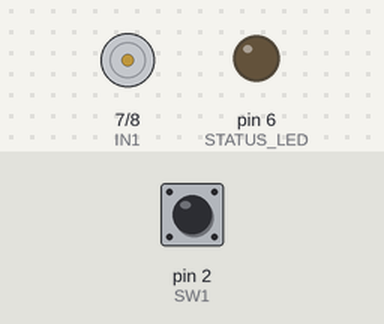
A program run on a simulated Arduino Uno, built with avr-gcc and run on an emulated ATmega328P. Shown: motor-driver pin pairs drawn as motors (green arrow = first pin HIGH = forward, orange = second pin HIGH = backward, longer = more drive, scaled by the enable pin), output pins drawn as LEDs (lit = HIGH). The test bench sets the inputs (shaded band); at power-on: pin 2 (SW1) HIGH.

Above: at 1.2 s.
1.3 s: pin 2 (SW1) pulled LOW for 0.15 s
At 3.2 s:
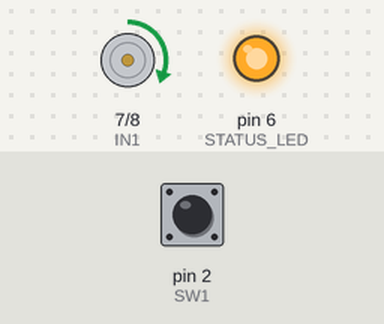
4.4 s: pin 2 (SW1) pulled LOW for 1 s
At 6.5 s:
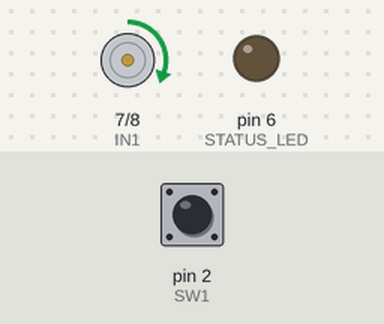
8.4 s: pin 2 (SW1) pulled LOW for 0.15 s
At 9.5 s:
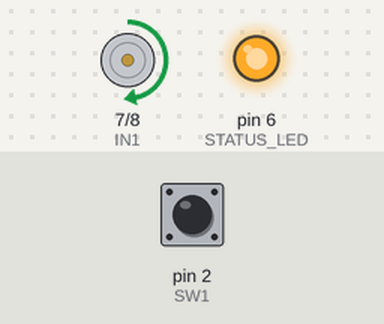
11.5 s: pin 2 (SW1) pulled LOW for 3.2 s
At 15.9 s:
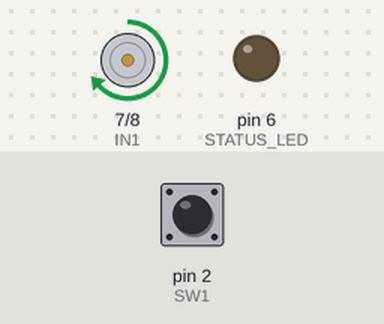
16.2 s: pin 2 (SW1) pulled LOW for 0.15 s
At 16.6 s:
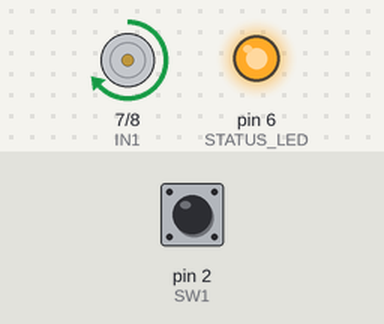
19.3 s: pin 2 (SW1) pulled LOW for 1 s
At 21.4 s:
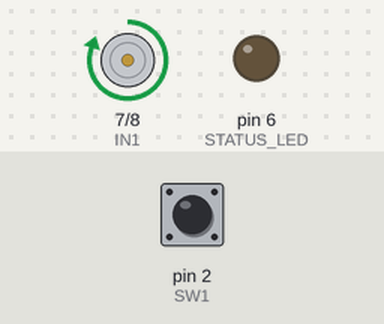
Timing chart, 0 to 28.0 s (numbered marks = the images above; inputs shaded):
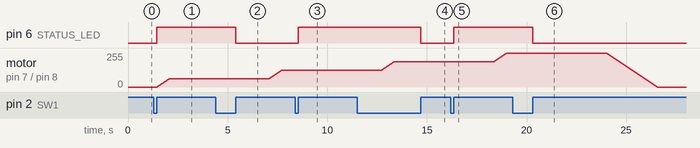

Measured:
- after the input at 1.3 s, pin 6 (STATUS_LED): LOW → HIGH after 0.15 s; motor on pin 7 (IN1) / pin 8 (IN2): moves from stopped to forward 62/255 over 0.61 s, starting after 0.16 s
- after the input at 4.4 s, pin 6 (STATUS_LED): HIGH → LOW after 1.0 s
- after the input at 8.4 s, pin 6 (STATUS_LED): LOW → HIGH after 0.15 s
- after the input at 11.5 s, pin 6 (STATUS_LED): HIGH → LOW after 3.2 s
- after the input at 16.2 s, pin 6 (STATUS_LED): LOW → HIGH after 0.15 s
- after the input at 19.3 s, pin 6 (STATUS_LED): HIGH → LOW after 1.0 s

The program:

main.cpp
```cpp
/* Include directives */
#include <Arduino.h>
#include <Wire.h>

/* Macro defenitions */
#define ENA 9
#define IN1 7
#define IN2 8
#define SW1 2
#define STATUS_LED 6

/* Enumerations */
enum MOTOR_STATE
{
    MOTOR_STATE_OFF = 0,
    MOTOR_STATE_FORWARD = 1,
    MOTOR_STATE_REVERSE = 2
};

/* Function declarations */
void motor_run(uint8_t speed);
void motor_accelerate(uint8_t target_speed);
void motor_decelerate(uint8_t target_speed);
void motor_switch_state(enum MOTOR_STATE target_state);
void ISR_SW1(void);

/* Declaration of variables with global scope. */
static uint8_t current_speed;
static enum MOTOR_STATE current_state;
static bool motor_enable, STATUS_LED_enable;

/****************************************************************************************************
 * setup:
 ****************************************************************************************************/
void setup()
{
    pinMode(ENA, OUTPUT);
    pinMode(IN1, OUTPUT);
    pinMode(IN2, OUTPUT);
    pinMode(SW1, INPUT_PULLUP);
    attachInterrupt(digitalPinToInterrupt(SW1), ISR_SW1, RISING);
    pinMode(STATUS_LED, OUTPUT);

    current_speed = 0;
    current_state = MOTOR_STATE_OFF;
    motor_enable = false;
    STATUS_LED_enable = false;

    Serial.begin(9600);
    while (!Serial);
}

/****************************************************************************************************
 * loop:
 ****************************************************************************************************/
void loop()
{
    while (motor_enable)
    {
        motor_switch_state(MOTOR_STATE_FORWARD);
        motor_run(25);
        delay(5000);

        motor_run(50);
        delay(5000);

        motor_run(75);
        delay(5000);

        motor_run(100);
        delay(5000);

        motor_run(0);
        motor_switch_state(MOTOR_STATE_OFF);
        delay(5000);
    }
}

/* Function definitions */

/****************************************************************************************************
 * motor_run:
 ****************************************************************************************************/
void motor_run(uint8_t speed)
{
    if (speed > 100 || speed < 0 || speed == current_speed) return;

    if (speed > current_speed)
    {
        motor_accelerate(speed);
    }
    else
    {
        motor_decelerate(speed);
    }

    return;
}
/****************************************************************************************************
 * motor_accelerate:
 ****************************************************************************************************/
void motor_accelerate(uint8_t target_speed)
{
    uint8_t current_pwm_value = (uint8_t)map(current_speed, 0, 100, 0, 255);
    uint8_t target_pwm_value = (uint8_t)map(target_speed, 0, 100, 0, 255);

    for (uint8_t i = current_pwm_value; i < target_pwm_value; i++)
    {
        analogWrite(ENA, i);
        delay(10);
    }

    current_speed = target_speed;
    return;
}

/****************************************************************************************************
 * motor_decelerate:
 ****************************************************************************************************/
void motor_decelerate(uint8_t target_speed)
{
    uint8_t current_pwm_value = (uint8_t)map(current_speed, 0, 100, 0, 255);
    uint8_t target_pwm_value = (uint8_t)map(target_speed, 0, 100, 0, 255);

    for (uint8_t i = current_pwm_value; i > target_pwm_value; i--)
    {
        analogWrite(ENA, i);
        delay(10);
    }

    current_speed = target_speed;
    return;
}

/****************************************************************************************************
 * motor_switch_state:
 ****************************************************************************************************/
void motor_switch_state(enum MOTOR_STATE target_state)
{
    if (current_state == target_state) return;

    switch (target_state)
    {
        case MOTOR_STATE_OFF:
        {
            motor_decelerate(0);
            digitalWrite(IN1, LOW);
            digitalWrite(IN2, LOW);

            break;
        }
        case MOTOR_STATE_FORWARD:
        {
            digitalWrite(IN1, HIGH);
            digitalWrite(IN2, LOW);

            break;
        }
        case MOTOR_STATE_REVERSE:
        {
            digitalWrite(IN1, LOW);
            digitalWrite(IN2, HIGH);

            break;
        }
        default:
        {
            break;
        }
    }

    current_state = target_state;
    return;
}

/****************************************************************************************************
 * ISR_SW1:
 ****************************************************************************************************/
void ISR_SW1(void)
{
    motor_enable = !motor_enable;
    STATUS_LED_enable = !STATUS_LED_enable;

    if (STATUS_LED_enable)
    {
        digitalWrite(STATUS_LED, HIGH);
    }
    else if (!STATUS_LED_enable)
    {
        digitalWrite(STATUS_LED, LOW);
    }

    return;
}
```
